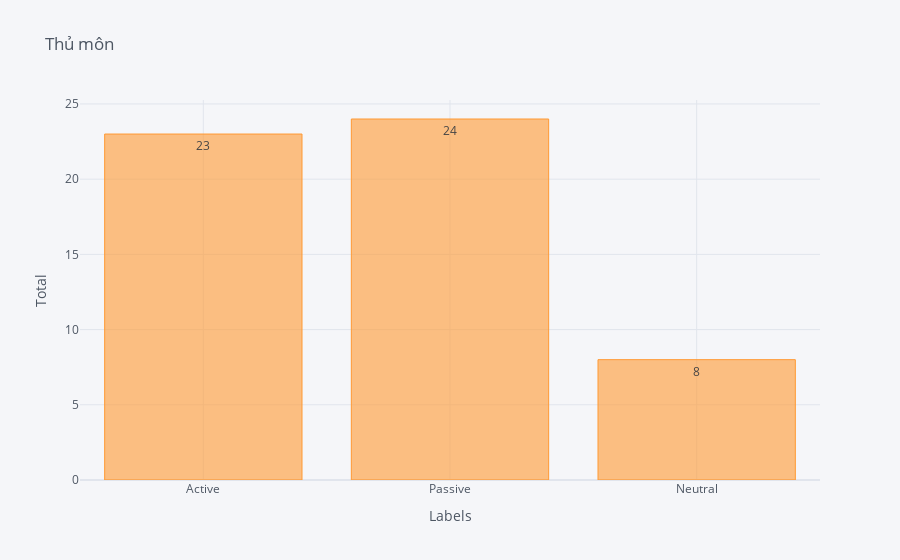

Notebook code for this chart:
### Markdown cell above
Thể hiện số lượng loại lối chơi của cầu thủ vị trí thủ môn lên biểu đồ:

### Code cell
df_kp_category = pd.DataFrame([active.shape[0], passive.shape[0], neutral.shape[0]], 
                            columns=['count'], index=['Active', 'Passive', 'Neutral'])

df_kp_category.iplot(kind='bar', y='count',title='Thủ môn'
                   ,xTitle='Labels',yTitle='Total', text='count', textposition='auto')

### Figure 1 — Plotly figure (JSON) as saved in the notebook; plotly's stock layout.template omitted (floating-point values rounded to 4 significant figures)
{"data": [{"marker": {"color": "rgba(255, 153, 51, 0.6)", "line": {"color": "rgba(255, 153, 51, 1.0)", "width": 1}}, "name": "count", "orientation": "v", "text": [23, 24, 8], "type": "bar", "x": ["Active", "Passive", "Neutral"], "y": [23, 24, 8]}], "layout": {"legend": {"bgcolor": "#F5F6F9", "font": {"color": "#4D5663"}}, "paper_bgcolor": "#F5F6F9", "plot_bgcolor": "#F5F6F9", "title": {"font": {"color": "#4D5663"}, "text": "Thủ môn"}, "xaxis": {"gridcolor": "#E1E5ED", "showgrid": true, "tickfont": {"color": "#4D5663"}, "title": {"font": {"color": "#4D5663"}, "text": "Labels"}, "zerolinecolor": "#E1E5ED"}, "yaxis": {"gridcolor": "#E1E5ED", "showgrid": true, "tickfont": {"color": "#4D5663"}, "title": {"font": {"color": "#4D5663"}, "text": "Total"}, "zerolinecolor": "#E1E5ED"}}}
